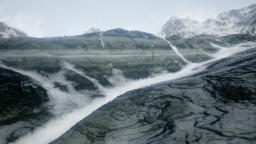
#> input picture dataset/image_0.jpg, 256 x 144 px, found by its file name
$ python image_processing.py
#> lines starting #> are read from the running program, lines starting #| are printed output that depends on the picture
import cv2

# Load image
img = cv2.imread("dataset/image_0.jpg")
#> img is the input picture: shape (144, 256, 3); mean B, G, R 135.1, 129.2, 117.1

# Convert to grayscale
gray = cv2.cvtColor(img, cv2.COLOR_BGR2GRAY)

# Detect edges
edges = cv2.Canny(gray, 100, 200)
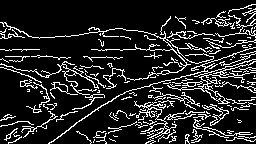
#> edges: shape (144, 256); 14.7% white in thin lines or dots

# Show images
cv2.imshow("Original Image", img)
cv2.imshow("Grayscale Image", gray)
cv2.imshow("Edge Detection", edges)

cv2.waitKey(0)
cv2.destroyAllWindows()

$ run again, with dataset/image_1.jpg copied over dataset/image_0.jpg
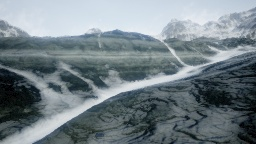
#> input picture dataset/image_1.jpg, 256 x 144 px, found by its file name
#> img is the input picture: shape (144, 256, 3); mean B, G, R 134.6, 128.5, 116.4
#> `edges = cv2.Canny(gray, 100, 200)`:
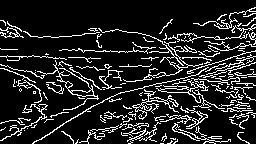
#> edges: shape (144, 256); 14.7% white in thin lines or dots

$ run again, with dataset/image_2.jpg copied over dataset/image_0.jpg
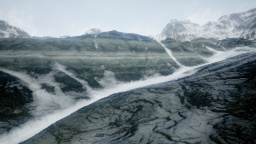
#> input picture dataset/image_2.jpg, 256 x 144 px, found by its file name
#> img is the input picture: shape (144, 256, 3); mean B, G, R 134.1, 128.1, 116.2
#> `edges = cv2.Canny(gray, 100, 200)`:
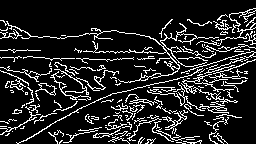
#> edges: shape (144, 256); 14.6% white in thin lines or dots

$ run again, with dataset/image_3.jpg copied over dataset/image_0.jpg
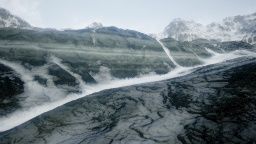
#> input picture dataset/image_3.jpg, 256 x 144 px, found by its file name
#> img is the input picture: shape (144, 256, 3); mean B, G, R 130.4, 124.7, 112.8
#> `edges = cv2.Canny(gray, 100, 200)`:
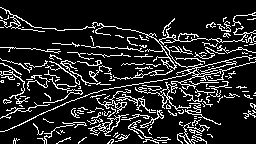
#> edges: shape (144, 256); 15% white in thin lines or dots
